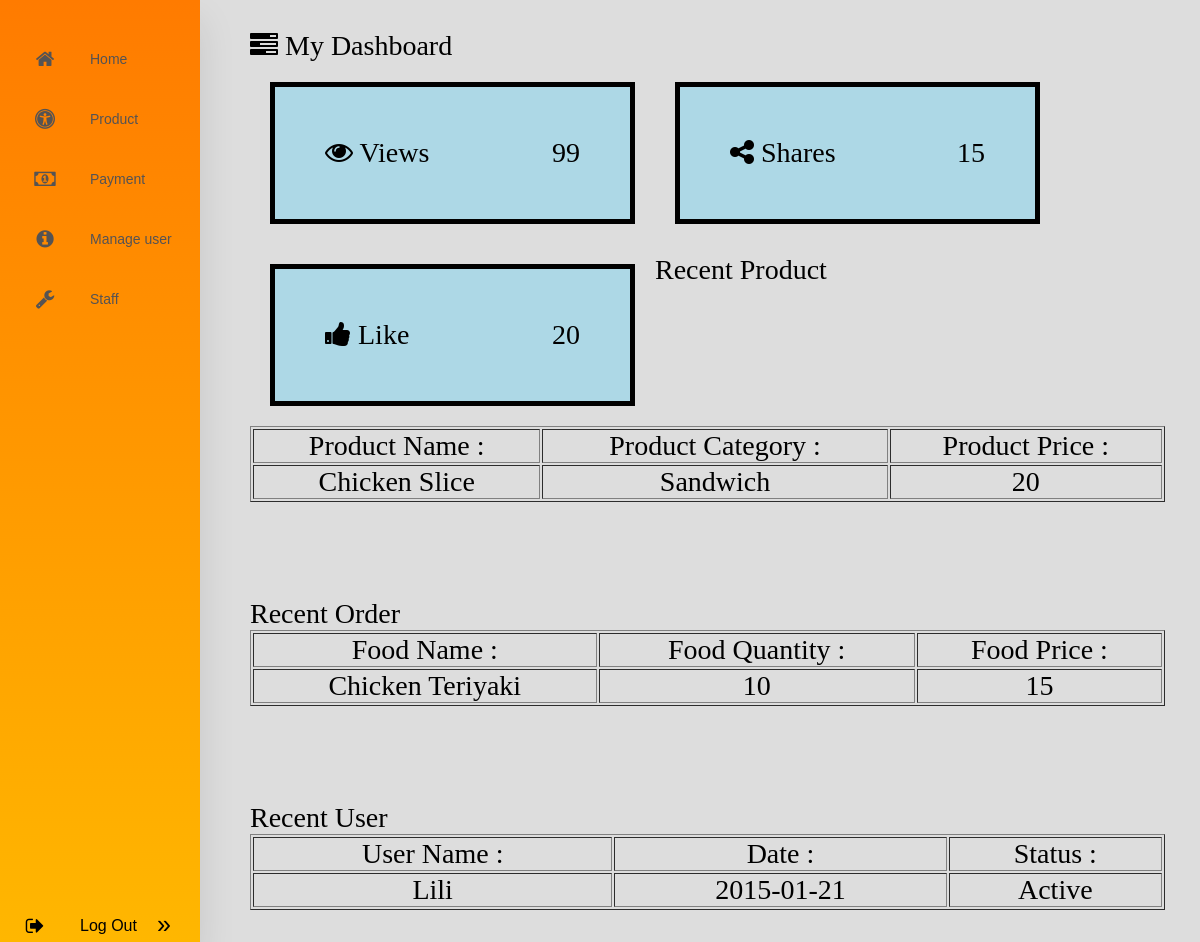
Page /loading_dashboard.php on the committed database.
### tables this page shows
CREATE TABLE `foodmenu` (
  `Food_ID` int(50) NOT NULL,
  `Food_Name` varchar(50) NOT NULL,
  `Food_Cat` varchar(50) NOT NULL,
  `Food_Price` int(50) NOT NULL,
  `Ref_ID` int(50) NOT NULL,
  `images_path` varchar(200) NOT NULL,
  `options` varchar(10) NOT NULL DEFAULT 'ENABLE',
  `stock` varchar(50) NOT NULL
);

CREATE TABLE `orders` (
  `order_ID` int(30) NOT NULL,
  `Food_ID` int(30) NOT NULL,
  `foodname` varchar(30) NOT NULL,
  `price` int(30) NOT NULL,
  `quantity` int(30) NOT NULL,
  `username` varchar(30) NOT NULL
);

CREATE TABLE `user` (
  `No` int(100) NOT NULL,
  `Name` varchar(40) NOT NULL,
  `Date` date NOT NULL,
  `Role` varchar(40) NOT NULL,
  `Status` varchar(40) NOT NULL,
  `Email` varchar(40) NOT NULL COMMENT 'Email@gmail.com',
  `PhoneNumber` varchar(12) NOT NULL COMMENT '012-3456789',
  `Summary` text NOT NULL,
  `Password` varchar(100) NOT NULL,
  `Image` varchar(100) NOT NULL
);

### loading_dashboard.php (the view, shortened to what this page needs)
<?php include("config1.php"); ?>
<!DOCTYPE html>
<html lang="en">
<head>
</head>
<body>
    <?php include "adminsidebar.php" ?>
    <div class="main">
        <p><i class="fa fa-tasks"></i> My Dashboard</p>
        <div class="container">
            <div class="box">
                <i class="fa fa-eye"></i> Views
                <span class="insidebox"> 99</span>
            </div>
            <div class="box">
                <i class="fa fa-share-alt"></i> Shares
                <span class="insidebox"> 15</span>
            </div>
            <div class="box">
                <i class="fa fa-thumbs-up"></i> Like
                <span class="insidebox"> 20</span>
            </div>
        </div>
        <br><br><br><br><br><br>
        <p>Recent Product</p>
        <table border="1px">
            <?php
            $sql = "select * from foodmenu;";
            $result = mysqli_query($conn,$sql);
            $row = mysqli_fetch_array($result)
            ?>
            <tr class="center">
                <td>Product Name :</td>
                <td>Product Category :</td>
                <td>Product Price :</td>
            </tr>
            <tr class="center">
                <td><?php echo $row["Food_Name"];	?></td>
                <td><?php echo $row["Food_Cat"];?></td>
                <td><?php echo $row["Food_Price"];?></td>
            </tr>
        </table>
        <br><br><br>
        <p>Recent Order</p>
        <table border="1px">
            <?php
            $sql = "select * from orders;";
            $result = mysqli_query($conn,$sql);
            $row = mysqli_fetch_array($result)
            ?>
            <tr class="center">
                <td>Food Name :</td>
                <td>Food Quantity :</td>
                <td>Food Price :</td>
            </tr>
            <tr class="center">
                <td><?php echo $row["foodname"];	?></td>
                <td><?php echo $row["quantity"];?></td>
                <td><?php echo $row["price"];?></td>
            </tr>
        </table>
        <br><br><br>
        <p>Recent User</p>
        <table border="1px">
            <?php
            $sql = "select * from user;";
            $result = mysqli_query($conn,$sql);
            $row = mysqli_fetch_array($result)
            ?>
            <tr class="center">
                <td>User Name :</td>
                <td>Date :</td>
                <td>Status :</td>
            </tr>
            <tr class="center">
                <td><?php echo $row["Name"];	?></td>
                <td><?php echo $row["Date"];?></td>
                <td><?php echo $row["Status"];?></td>
            </tr>
        </table>
        <br>
    </div>
</body>
</html>

### loading_dashboard.php (style rules this page uses)
.main { margin-left: 120px; padding: 0px 10px; font-size: 28px; }
table { width: 100%; }
.box { width: 365px; float: left; border: 5px solid ; background-color: lightblue; padding: 50px; margin: 20px; }
.insidebox { float: right; }
.center { text-align: center; }

### adminsidebar.php (style rules this page uses)
body { background: #DDDDDD; margin-left: 120px; margin-right: 25px; margin-top: 30px; }
* { box-sizing: border-box; margin: 0; padding: 0; }

### rows in the picture
foodmenu: Food_Name "Chicken Slice", Food_Cat "Sandwich", Food_Price "20"
orders: foodname "Chicken Teriyaki", quantity "10", price "15"
user: Name "Lili", Date "2015-01-21", Status "Active"
